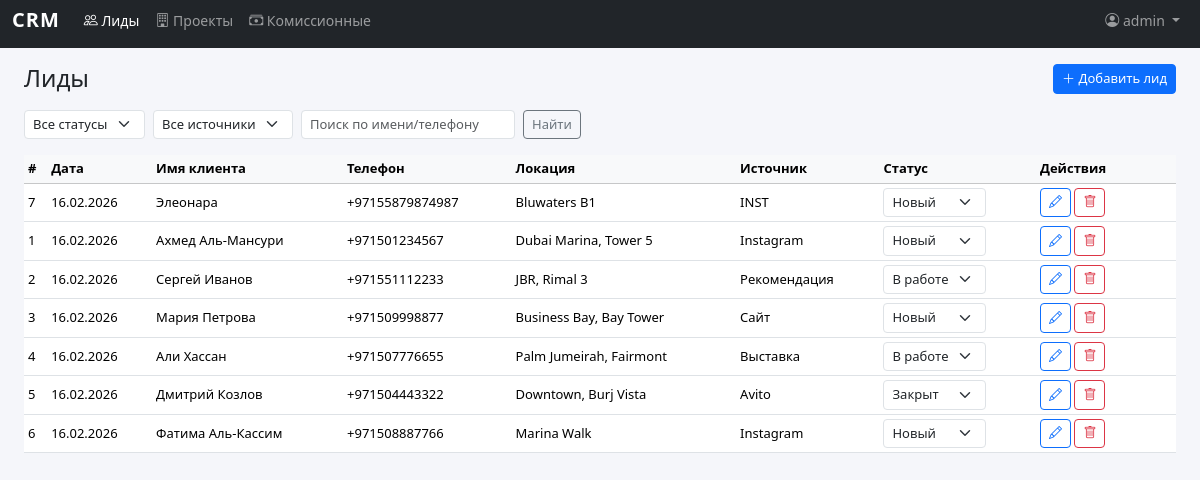
The app's page /leads/ (signed in) with its own data.
### models.py (models this page shows, shortened)
class User(db.Model, UserMixin):
    id = db.Column(db.Integer, primary_key=True)
    username = db.Column(db.String(80), unique=True, nullable=False)
    password_hash = db.Column(db.String(128), nullable=False)
    must_change_password = db.Column(db.Boolean, default=False)

class Lead(db.Model):
    id = db.Column(db.Integer, primary_key=True)
    created_at = db.Column(db.DateTime, default=datetime.utcnow)
    client_name = db.Column(db.String(200), nullable=False)
    phone = db.Column(db.String(50), default='')
    location_text = db.Column(db.String(300), default='')
    request_description = db.Column(db.Text, default='')
    source = db.Column(db.String(200), default='')
    status = db.Column(db.String(20), default='new')
    comment = db.Column(db.Text, default='')
    STATUS_LABELS = {
        'new': 'Новый',
        'in_progress': 'В работе',
        'closed': 'Закрыт',
    }

### routes_leads.py (the view, shortened to what this page needs)
@leads_bp.route('/')
@login_required
def lead_list():
    page = request.args.get('page', 1, type=int)
    per_page = 25
    status_filter = request.args.get('status', '')
    source_filter = request.args.get('source', '')
    search = request.args.get('q', '').strip()
    query = Lead.query
    if status_filter:
        query = query.filter(Lead.status == status_filter)
    if source_filter:
        query = query.filter(Lead.source == source_filter)
    query = query.order_by(Lead.created_at.desc())
    pagination = query.paginate(page=page, per_page=per_page, error_out=False)
    sources = db.session.query(Lead.source).filter(Lead.source != '').distinct().all()
    sources = sorted(set(s[0] for s in sources if s[0]))
    return render_template(
        'leads/list.html',
        leads=pagination.items,
        pagination=pagination,
        status_filter=status_filter,
        source_filter=source_filter,
        search=search,
        sources=sources,
        statuses=Lead.STATUS_LABELS,
    )

### templates/leads/list.html (shortened to what this page needs)
{% extends "base.html" %}
{% block content %}
<div class="d-flex justify-content-between align-items-center mb-3">
    <h4 class="mb-0">Лиды</h4>
    <a href="{{ url_for('leads.lead_create') }}" class="btn btn-primary btn-sm">
        <i class="bi bi-plus-lg"></i> Добавить лид
    </a>
</div>
<form method="GET" class="row g-2 mb-3">
    <div class="col-auto">
        <select name="status" class="form-select form-select-sm">
            <option value="">Все статусы</option>
        </select>
    </div>
    <div class="col-auto">
        <select name="source" class="form-select form-select-sm">
            <option value="">Все источники</option>
        </select>
    </div>
    <div class="col-auto">
        <input type="text" name="q" class="form-control form-control-sm" placeholder="Поиск по имени/телефону"
               value="{{ search }}">
    </div>
    <div class="col-auto">
        <button type="submit" class="btn btn-outline-secondary btn-sm">Найти</button>
    </div>
</form>
<div class="table-responsive">
<table class="table table-hover table-sm align-middle">
    <thead class="table-light">
        <tr>
            <th>#</th>
            <th>Дата</th>
            <th>Имя клиента</th>
            <th>Телефон</th>
            <th>Локация</th>
            <th>Источник</th>
            <th>Статус</th>
            <th style="width:140px">Действия</th>
        </tr>
    </thead>
    <tbody>
        {% for lead in leads %}
        <tr>
            <td>{{ lead.id }}</td>
            <td class="text-nowrap">{{ lead.created_at.strftime('%d.%m.%Y') }}</td>
            <td>{{ lead.client_name }}</td>
            <td>{{ lead.phone }}</td>
            <td>{{ lead.location_text }}</td>
            <td>{{ lead.source }}</td>
            <td>
                <form method="POST" action="{{ url_for('leads.lead_status', lead_id=lead.id) }}" class="d-inline">
                    <select name="status" class="form-select form-select-sm d-inline-block"
                            style="width:auto" onchange="this.form.submit()">
                        {% for k, v in statuses.items() %}
                        <option value="{{ k }}" {% if lead.status == k %}selected{% endif %}>{{ v }}</option>
                        {% endfor %}
                    </select>
                </form>
            </td>
            <td>
                <a href="{{ url_for('leads.lead_edit', lead_id=lead.id) }}" class="btn btn-outline-primary btn-sm"
                   title="Редактировать"><i class="bi bi-pencil"></i></a>
                <form method="POST" action="{{ url_for('leads.lead_delete', lead_id=lead.id) }}"
                      class="d-inline" onsubmit="return confirm('Удалить лид?')">
                    <button type="submit" class="btn btn-outline-danger btn-sm" title="Удалить">
                        <i class="bi bi-trash"></i>
                    </button>
                </form>
            </td>
        </tr>
        {% else %}
        <tr><td colspan="8" class="text-center text-muted py-3">Лиды не найдены</td></tr>
        {% endfor %}
    </tbody>
</table>
</div>
{% endblock %}

### templates/base.html (shortened to what this page needs)
<!DOCTYPE html>
<html lang="ru">
<head>
    <link href="https://cdn.jsdelivr.net/npm/bootstrap@5.3.3/dist/css/bootstrap.min.css" rel="stylesheet">
    <link href="https://cdn.jsdelivr.net/npm/bootstrap-icons@1.11.3/font/bootstrap-icons.min.css" rel="stylesheet">
    <link href="{{ url_for('static', filename='style.css') }}" rel="stylesheet">
</head>
<body>
{% if current_user.is_authenticated %}
<nav class="navbar navbar-expand-lg navbar-dark bg-dark mb-0">
    <div class="container-fluid">
        <a class="navbar-brand" href="{{ url_for('index') }}">CRM</a>
        <div class="collapse navbar-collapse" id="navbarNav">
            <ul class="navbar-nav me-auto">
                <li class="nav-item">
                    <a class="nav-link {% if request.path.startswith('/leads') %}active{% endif %}"
                       href="{{ url_for('leads.lead_list') }}">
                        <i class="bi bi-people"></i> Лиды
                    </a>
                </li>
                <li class="nav-item">
                    <a class="nav-link {% if request.path.startswith('/projects') %}active{% endif %}"
                       href="{{ url_for('projects.project_list') }}">
                        <i class="bi bi-building"></i> Проекты
                    </a>
                </li>
                <li class="nav-item">
                    <a class="nav-link {% if request.path.startswith('/commissions') %}active{% endif %}"
                       href="{{ url_for('commissions.commission_list') }}">
                        <i class="bi bi-cash-stack"></i> Комиссионные
                    </a>
                </li>
            </ul>
            <ul class="navbar-nav">
                <li class="nav-item dropdown">
                    <a class="nav-link dropdown-toggle" href="#" role="button" data-bs-toggle="dropdown">
                        <i class="bi bi-person-circle"></i> {{ current_user.username }}
                    </a>
                </li>
            </ul>
        </div>
    </div>
</nav>
{% endif %}
<div class="container-fluid px-4 py-3">
    {% block content %}{% endblock %}
</div>
</body>
</html>

### static/style.css (style rules this page uses)
body { font-size: 14px; background: #f5f6fa; -webkit-tap-highlight-color: transparent; }
.navbar { padding-top: env(safe-area-inset-top); }
.navbar-brand { font-weight: 700; letter-spacing: 1px; }
.table th { font-weight: 600; font-size: 13px; }
.table td { font-size: 13px; }
.form-control-sm, .form-select-sm { font-size: 13px; }
.btn-sm { font-size: 13px; }

### records on screen
User: username "admin"
Lead: id "7", created_at "16.02.2026", client_name "Элеонара", phone "+97155879874987", location_text "Bluwaters B1", source "INST", status "Новый"
Lead: id "1", created_at "16.02.2026", client_name "Ахмед Аль-Мансури", phone "+971501234567", location_text "Dubai Marina, Tower 5", source "Instagram", status "Новый"
Lead: id "2", created_at "16.02.2026", client_name "Сергей Иванов", phone "+971551112233", location_text "JBR, Rimal 3", source "Рекомендация", status "В работе"
Lead: id "3", created_at "16.02.2026", client_name "Мария Петрова", phone "+971509998877", location_text "Business Bay, Bay Tower", source "Сайт", status "Новый"
Lead: id "4", created_at "16.02.2026", client_name "Али Хассан", phone "+971507776655", location_text "Palm Jumeirah, Fairmont", source "Выставка", status "В работе"
Lead: id "5", created_at "16.02.2026", client_name "Дмитрий Козлов", phone "+971504443322", location_text "Downtown, Burj Vista", source "Avito", status "Закрыт"
Lead: id "6", created_at "16.02.2026", client_name "Фатима Аль-Кассим", phone "+971508887766", location_text "Marina Walk", source "Instagram", status "Новый"
